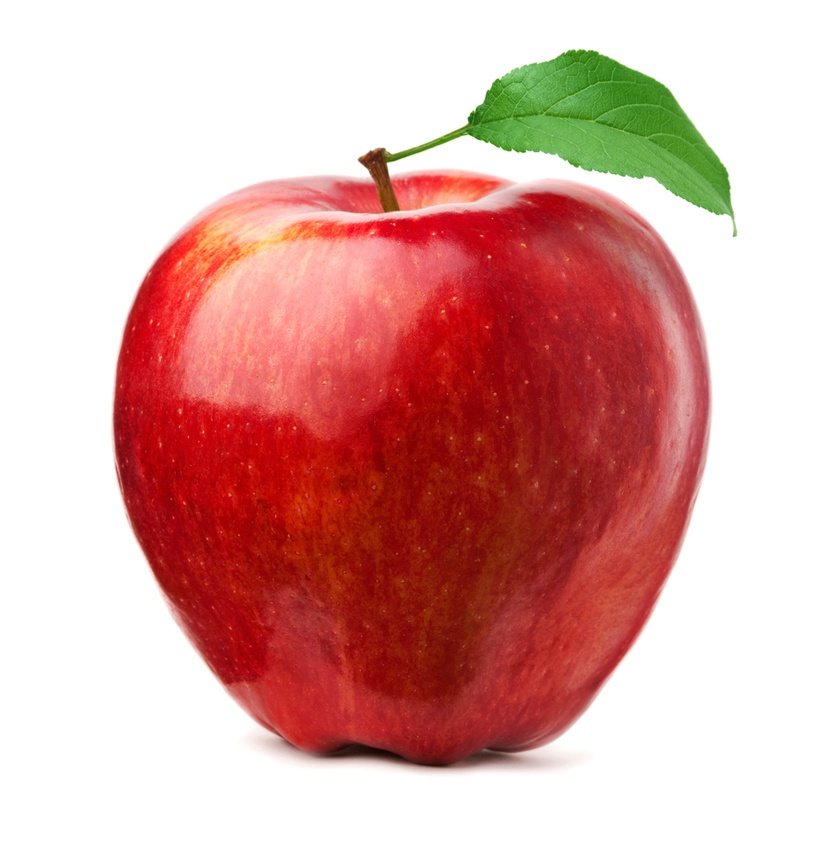
#> input picture services/abc.jpg, 839 x 841 px, shrunk from 998 x 1000 before the run
$ python -i tamura.py   (imports and definitions only)   (older library calls are emulated)
#> lines starting #> are read from the running program, lines starting #| are printed output that depends on the picture; after the words box and inside, x2 and y2 are one past the last pixel; in counts of white or black regions, pixels touching at a corner belong together
import cv2
import numpy as np


def get_tamura_features(image):
    """
    Function to get Tamura features of an image
    :param image: OpenCV grayscale image ndarray like
    :return: Returns a dictionary of features (coarseness, contrast, directionality...etc.).
    """
    features = dict()
    features["coarseness"] = float(get_coarseness_tamura(image))
    features["contrast"] = float(get_contrast(image))
    features["directionality"] = float(get_directionality(image))
    features["regularity"] = float(calculate_regularity(image))
    features["roughness"] = float(calculate_roughness(image))
    features["linelikeness"] = float(get_linelikeness(image))

    return features


def get_coarseness_tamura(image):

    # Resize the image if it's larger than 200x200
    # image = cv2.resize(image, (min(200, image.shape[1]), min(200, image.shape[0])))
    H, W = image.shape[:2]
    Ei = []
    SBest = np.zeros((H, W))

    for k in range(1, 7):
        Ai = np.zeros((H, W))
        Ei_h = np.zeros((H, W))
        Ei_v = np.zeros((H, W))

        # Calculate Ai
        for h in range(2 ** (k - 1) + 1, H - (k - 1)):
            for w in range(2 ** (k - 1) + 1, W - (k - 1)):
                Ai[h, w] = np.sum(image[h - (2 ** (k - 1) - 1): h + (2 ** (k - 1) - 1) - 1,
                                  w - (2 ** (k - 1) - 1): w + (2 ** (k - 1) - 1) - 1])

        # Calculate Ei_h and Ei_v
        for h in range(2 ** (k - 1) + 1, H - k):
            for w in range(2 ** (k - 1) + 1, W - k):
                try:
                    Ei_h[h, w] = Ai[h + (2 ** (k - 1) - 1), w] - Ai[h - (2 ** (k - 1) - 1), w]
                    Ei_v[h, w] = Ai[h, w + (2 ** (k - 1) - 1)] - Ai[h, w - (2 ** (k - 1) - 1)]
                except IndexError:
                    pass

        # Normalize Ei_h and Ei_v
        Ei_h /= 2 ** (2 * k)
        Ei_v /= 2 ** (2 * k)

        Ei.append(Ei_h)
        Ei.append(Ei_v)

    Ei = np.array(Ei)
    for h in range(H):
        for w in range(W):
            maxv_index = np.argmax(Ei[:, h, w])
            k_temp = (maxv_index + 1) // 2
            SBest[h, w] = 2 ** k_temp

    coarseness = np.sum(SBest) / (H * W)
    return coarseness


def get_contrast(image):
    # Convert the image to grayscale if it's a color image
    if len(image.shape) > 2:
        image = cv2.cvtColor(image, cv2.COLOR_BGR2GRAY)

    hist = cv2.calcHist([image], [0], None, [256], [0, 256])
    count_probs = hist / np.sum(hist)

    mean = np.mean(count_probs)
    moment_2nd = np.sum((np.arange(len(count_probs)) - mean) ** 2 * count_probs)
    moment_4th = np.sum((np.arange(len(count_probs)) - mean) ** 4 * count_probs)

    std = np.sqrt(moment_2nd)
    alfa4 = moment_4th / (std ** 4)

    n = 0.25
    tamura_contrast = std / (alfa4 ** n)
    return tamura_contrast


def get_directionality(image, threshold=12):
    # Sobel derivatives to compute gradients
    sobelx = cv2.Sobel(image, cv2.CV_64F, 1, 0, ksize=3)
    sobely = cv2.Sobel(image, cv2.CV_64F, 0, 1, ksize=3)

    # Calculate gradient magnitude and angle
    magnitude = np.sqrt(sobelx ** 2 + sobely ** 2)
    angle = np.arctan2(sobely, sobelx)

    # Quantization into 9 bins
    bins = np.linspace(-np.pi, np.pi, 10)
    quantized_angles = np.digitize(angle, bins) - 1

    # Thresholded gradients
    thresholded_magnitude = (magnitude > threshold) * 1

    # Generate histograms for quantized angles based on thresholded gradients
    dir_vector, _ = np.histogram(quantized_angles[thresholded_magnitude.astype(bool)], bins=9, range=(0, 9))

    # Normalize histogram
    dir_vector = dir_vector / np.mean(dir_vector)

    # Calculate directionality feature
    n = 9  # Align with the number of bins in dir_vector
    hd_max_index = np.argmax(dir_vector)
    fdir = np.sum((np.arange(n) - hd_max_index) ** 2 * dir_vector)

    return fdir


def get_linelikeness(image):
    # Convert the image to grayscale
    if len(image.shape) > 2:
        gray = cv2.cvtColor(image, cv2.COLOR_BGR2GRAY)
    else:
        gray = image.copy()

    # Sobel derivatives to compute gradients
    sobelx = cv2.Sobel(gray, cv2.CV_64F, 1, 0, ksize=3)
    sobely = cv2.Sobel(gray, cv2.CV_64F, 0, 1, ksize=3)

    # Calculate gradient magnitude and angle
    magnitude = np.sqrt(sobelx ** 2 + sobely ** 2)
    angle = np.arctan2(sobely, sobelx)

    # Quantization into 9 bins
    bins = np.linspace(-np.pi, np.pi, 10)
    quantized_angles = np.digitize(angle, bins) - 1

    # Thresholded gradients
    threshold = np.mean(magnitude)
    thresholded_magnitude = (magnitude > threshold) * 1

    # Generate histograms for quantized angles based on thresholded gradients
    hist, _ = np.histogram(quantized_angles[thresholded_magnitude.astype(bool)], bins=9, range=(0, 9))

    # Normalize histogram
    hist = hist / np.sum(hist)

    # Calculate Linelikeness feature
    n = 9  # Number of bins
    hd_max_index = np.argmax(hist)
    linelikeness = np.sum((np.arange(n) - hd_max_index) ** 2 * hist)

    return linelikeness


def calculate_lbp(image):
    # Convert the image to grayscale if it's a color image
    if len(image.shape) > 2:
        image = cv2.cvtColor(image, cv2.COLOR_BGR2GRAY)
    radius = 1
    num_points = 8 * radius

    # Compute LBP using OLBP (for OpenCV 3.x) or ORB (for OpenCV 4.x)
    lbp = cv2.OLBP(image, radius, num_points) if cv2.__version__.startswith('3') else cv2.ORB_create().detectAndCompute(image, None)[1]
    return lbp


def calculate_regularity(image):
    lbp = calculate_lbp(image)
    hist = cv2.calcHist([lbp.astype(np.uint8)], [0], None, [256], [0, 256])
    hist /= np.sum(hist)
    regularity = -np.sum(hist * np.log2(hist + 1e-10))
    return regularity


def calculate_roughness(image):
    # Convert the image to grayscale if it's a color image
    if len(image.shape) > 2:
        image = cv2.cvtColor(image, cv2.COLOR_BGR2GRAY)
    scales = [3, 5, 7]  # You can adjust these scales as needed

    roughness_values = []
    for scale in scales:
        blurred = cv2.GaussianBlur(image, (scale, scale), 0)
        diff = cv2.absdiff(image, blurred)
        roughness = np.var(diff)
        roughness_values.append(roughness)

    tamura_roughness = np.mean(roughness_values)
    return tamura_roughness

>>> import cv2
>>> picture = cv2.imread('abc.jpg')
#> picture is the input picture: shape (841, 839, 3); mean B, G, R 163.8, 168.4, 219.7
>>> result = get_tamura_features(picture)
#> after the loop in get_coarseness_tamura, `for k in range(1, 7):`:
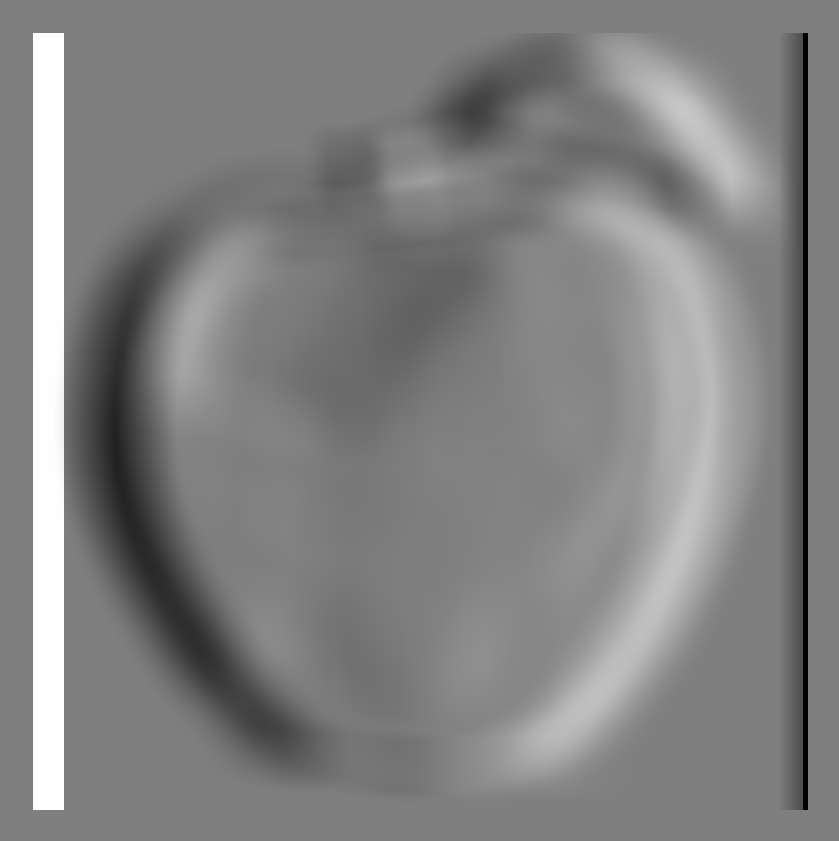
#> Ei_v: shape (841, 839) float64; min -695, max 695, mean 16.1; drawn with min black and max white
#> after the loop in get_coarseness_tamura, `for k in range(1, 7):`: Ei = 12 items
#> after the loop in get_coarseness_tamura, `for h in range(H):`:
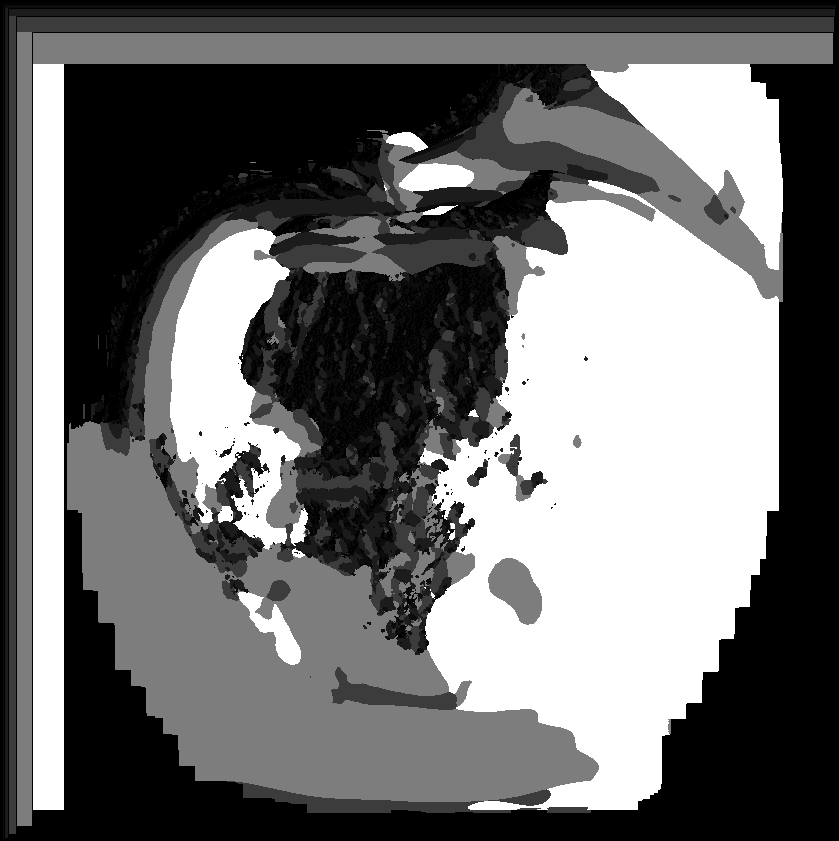
#> SBest: shape (841, 839) float64; min 1, max 64, mean 28.6; drawn with min black and max white
#> in get_coarseness_tamura, `coarseness = np.sum(SBest) / (H * W)`: coarseness = 28.57
#> in get_contrast, `image = cv2.cvtColor(image, cv2.COLOR_BGR2GRAY)`:
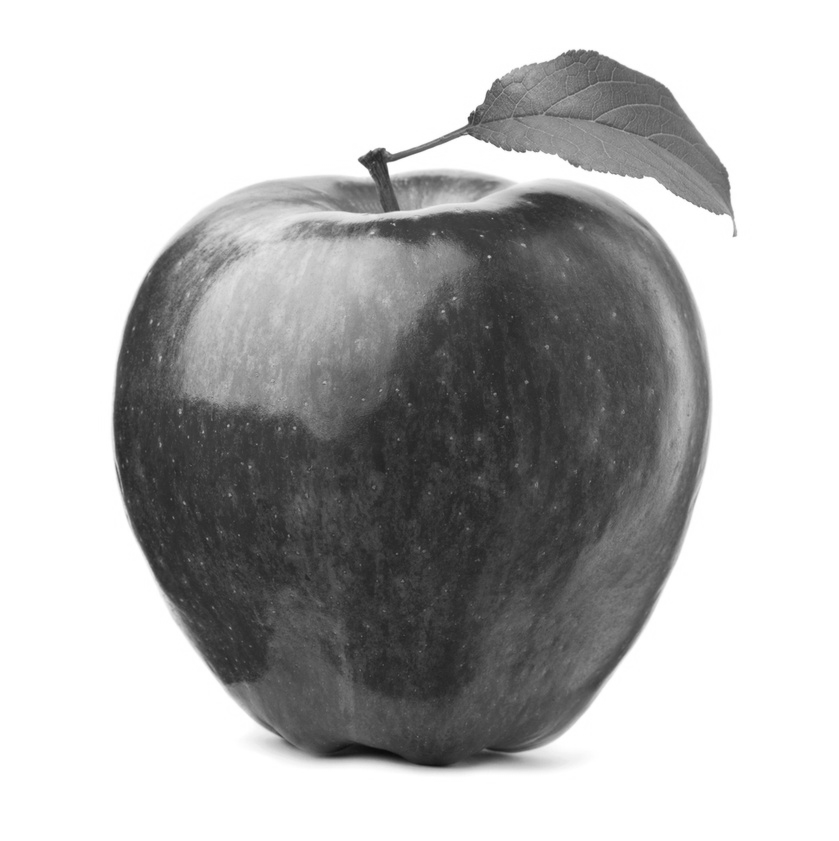
#> image: shape (841, 839); min 11, max 255, mean 183.2
#> in get_contrast, `hist = cv2.calcHist([image], [0], None, [256], [0, 256])`: hist = 256 values, max 368993 at index 255, min 0 at index 0, mean 2756.2
#> in get_contrast, `count_probs = hist / np.sum(hist)`: count_probs = 256 values, max 0.523 at index 255, min 0 at index 0, mean 0.00391
#> in get_contrast, `mean = np.mean(count_probs)`: mean = 0.00391
#> in get_contrast, `moment_2nd = np.sum((np.arange(len(count_probs)) - mean) ** 2 * count_..`: moment_2nd = 5559424.9
#> in get_contrast, `moment_4th = np.sum((np.arange(len(count_probs)) - mean) ** 4 * count_..`: moment_4th = 2.18e+11
#> in get_contrast, `std = np.sqrt(moment_2nd)`: std = 2357.8
#> in get_contrast, `alfa4 = moment_4th / (std ** 4)`: alfa4 = 0.00705
#> in get_contrast, `tamura_contrast = std / (alfa4 ** n)`: tamura_contrast = 8138.5
#> in get_directionality, `dir_vector, _ = np.histogram(quantized_angles[thresholded_magnitude.as..`: dir_vector = [96508, 90477, 90659, 91258, 105189, 90379, 84682, 81498, 99267]
#> in get_directionality, `dir_vector = dir_vector / np.mean(dir_vector)`: dir_vector = [1.05, 0.981, 0.983, 0.99, 1.14, 0.98, 0.918, 0.884, 1.08]
#> in get_directionality, `hd_max_index = np.argmax(dir_vector)`: hd_max_index = 4
#> in get_directionality, `fdir = np.sum((np.arange(n) - hd_max_index) ** 2 * dir_vector)`: fdir = 60.33
#> in calculate_regularity, `hist = cv2.calcHist([lbp.astype(np.uint8)], [0], None, [256], [0, 256])`: hist = 256 values, max 210 at index 255, min 19 at index 41, mean 62.5
#> in calculate_regularity, `hist /= np.sum(hist)`: hist = 256 values, max 0.0131 at index 255, min 0.00119 at index 41, mean 0.00391
#> in calculate_regularity, `regularity = -np.sum(hist * np.log2(hist + 1e-10))`: regularity = 7.88
#> the loop in calculate_roughness, `for scale in scales:` made 3 passes
#> roughness on passes 1 to 3: 4.02, 7.35, 11.82
#> pass 1, in calculate_roughness, `diff = cv2.absdiff(image, blurred)`:
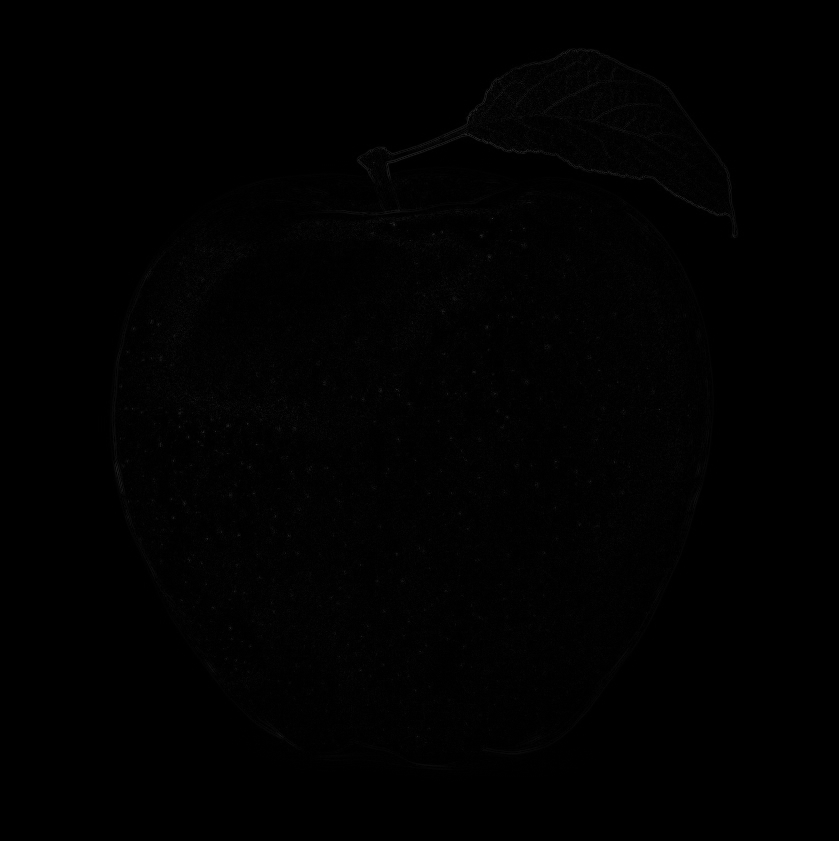
#> diff: shape (841, 839); min 0, max 54, mean 1
#> after the loop in calculate_roughness, `for scale in scales:`: roughness_values = [4.02, 7.35, 11.82]
#> in calculate_roughness, `tamura_roughness = np.mean(roughness_values)`: tamura_roughness = 7.73
#> in get_linelikeness, `angle = np.arctan2(sobely, sobelx)`:
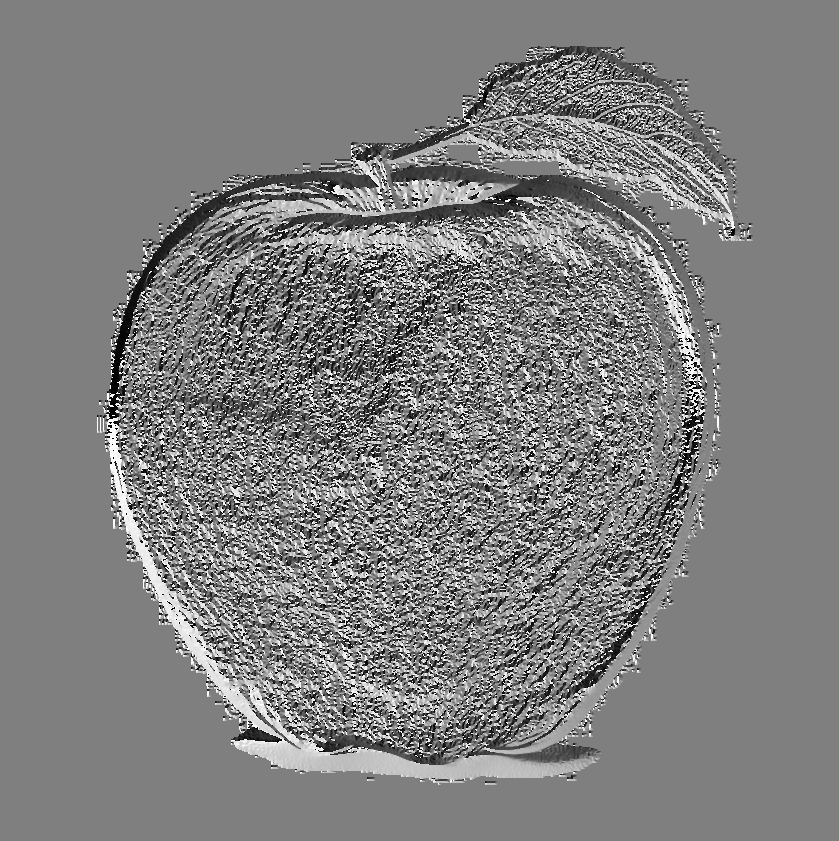
#> angle: shape (841, 839) float64; min -3.14, max 3.14, mean -0.00291; drawn with min black and max white
#> in get_linelikeness, `threshold = np.mean(magnitude)`: threshold = 19.03
#> in get_linelikeness, `thresholded_magnitude = (magnitude > threshold) * 1`:
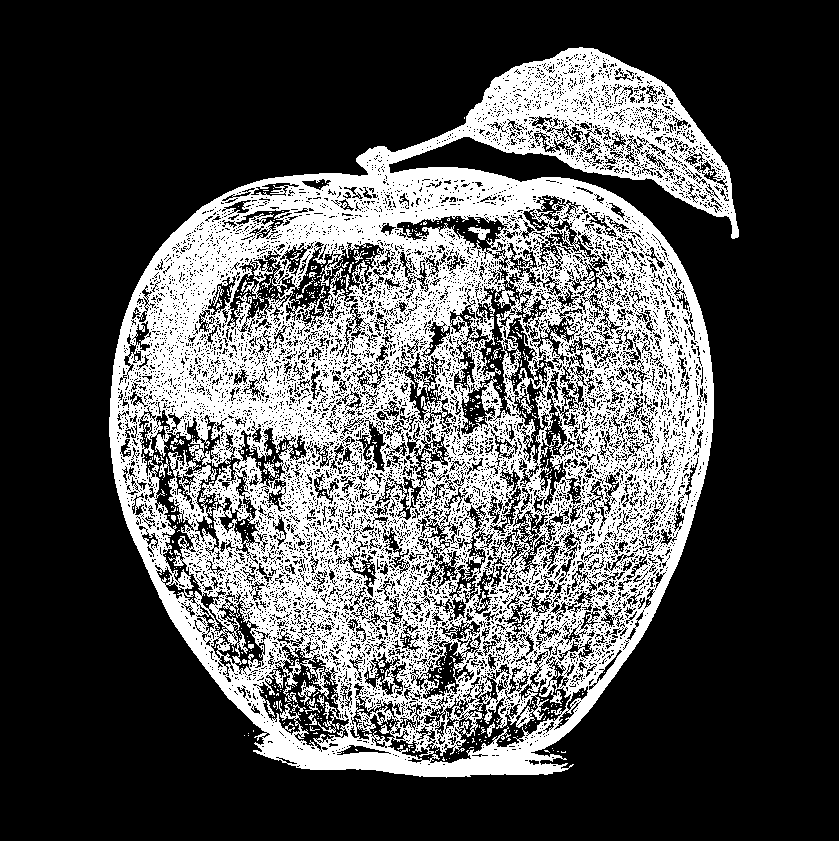
#> thresholded_magnitude: shape (841, 839) int64; values 0 (black) and 1 (white), 31.3% white; 703 white regions (674 under 20 px), largest, box (x1, y1, x2, y2) and area: (109, 47, 739, 778) 217972, (468, 227, 490, 240) 143, (154, 455, 172, 478) 121
#> in get_linelikeness, `hist, _ = np.histogram(quantized_angles[thresholded_magnitude.astype(b..`: hist = [26079, 24144, 23899, 24120, 28771, 24372, 21877, 21086, 26590]
#> in get_linelikeness, `hist = hist / np.sum(hist)`: hist = [0.118, 0.109, 0.108, 0.109, 0.13, 0.11, 0.099, 0.0954, 0.12]
#> in get_linelikeness, `hd_max_index = np.argmax(hist)`: hd_max_index = 4
#> in get_linelikeness, `linelikeness = np.sum((np.arange(n) - hd_max_index) ** 2 * hist)`: linelikeness = 6.7
#> result = {'coarseness': 28.57, 'contrast': 8138.5, 'directionality': 60.33, 'regularity': 7.88, 'roughness': 7.73, 'linelikeness': 6.7}
